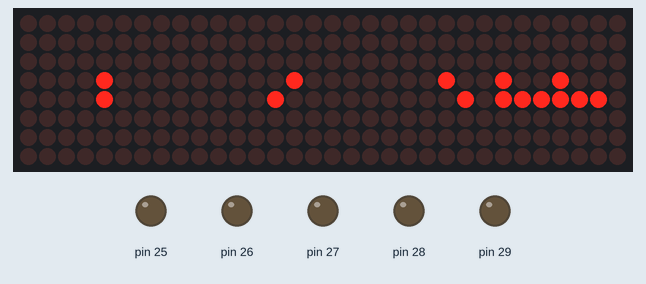
A sketch run on a simulated Arduino Mega 2560, built with avr-gcc and run on an emulated ATmega2560. On the bench: 32×8 LED matrix, output pins drawn as LEDs (lit = HIGH). Wiring (from diagram.json): 4 × MAX7219 LED driver: data pin 22; clock pin 23; CS pin 24. Pins used as bus, display or sensor lines are not drawn. At 1.8 s the program stops and its outputs stay as they are.

Above: at 0.1 s.
At 0.5 s:
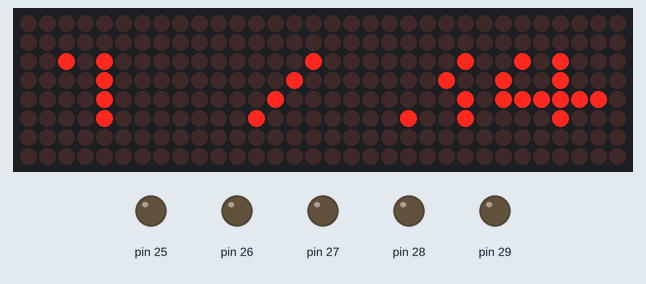
At 1.0 s:
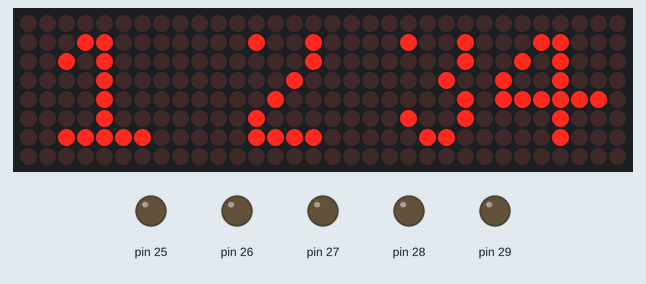
At 1.4 s:
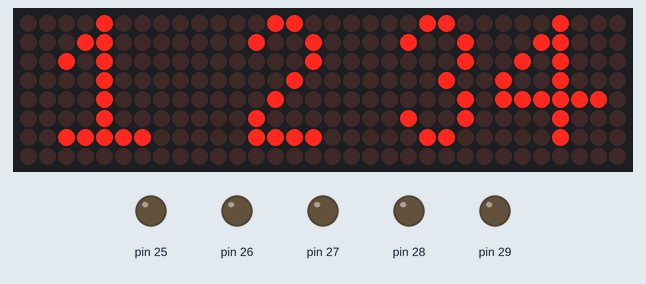

The sketch:

ETALVIS_Problem_16_08.ino
```cpp
//Embedded Systems programming - GPIO
//Dot Matrix Control Problems
//use max 7219-matrix DOTMATRIX
//use PORT A
//self Assessment set -16 Problem 08
//display "1234" by entering top half from bottom and bottom half from top simulataneously in 3 seconds

#include "max7219.h"
#include "font_digits.h"

void delay_ms(unsigned int ms) {
  for (unsigned int i = 0; i < ms; i++)
    for (volatile int j = 0; j < 1000; j++);
}

void setup(void) {
    max7219_init();

    for (unsigned char step = 0; step < 4; step++) {
        for (unsigned char row = 1; row <= 8; row++) {
            unsigned char d1 = 0, d2 = 0, d3 = 0, d4 = 0;

            // Top half: rows 1–4 enter from bottom
            if (row <= 4 && row >= (4 - step)) {
                d1 = digit1[row - 1];
                d2 = digit2[row - 1];
                d3 = digit3[row - 1];
                d4 = digit4[row - 1];
            }

            // Bottom half: rows 5–8 enter from top
            if (row >= 5 && row <= (5 + step)) {
                d1 = digit1[row - 1];
                d2 = digit2[row - 1];
                d3 = digit3[row - 1];
                d4 = digit4[row - 1];
            }

            max7219_send_row4(row, d4, d3, d2, d1);
        }
        delay_ms(375);  // 3 sec total / 8 steps ≈ 375 ms per step
    }
}

void loop(void) {
  while (1);  // Freeze final frame
}
```

font_digits.h
```cpp
#ifndef FONT_DIGITS_H
#define FONT_DIGITS_H
// Digit '1'
unsigned char digit1[8] = {
  0b00010000,
  0b00011000,
  0b00010100,
  0b00010000,
  0b00010000,
  0b00010000,
  0b01111100,
  0b00000000
};

// Digit '2'
unsigned char digit2[8] = {
  0b01100000,
  0b10010000,
  0b10000000,
  0b01000000,
  0b00100000,
  0b00010000,
  0b11110000,
  0b00000000
};

// Digit '3'
// Digit '3' — LSB on the left
unsigned char digit3[8] = {
  0b01100000,
  0b10010000,
  0b10000000,
  0b01000000,
  0b10000000,
  0b10010000,
  0b01100000,
  0b00000000
};

unsigned char digit4[8] = {
  0b00010000,
  0b00011000,
  0b00010100,
  0b00010010,
  0b01111110,
  0b00010000,
  0b00010000,
  0b00000000
};
#endif
```

max7219.c
```cpp
#include "max7219.h"

volatile char *porta = (volatile char *)0x22;
volatile char *ddra  = (volatile char *)0x21;

#define DIN_BIT  0
#define CLK_BIT  1
#define CS_BIT   2

void max7219_send_row4(unsigned char row, unsigned char d1, unsigned char d2,
                       unsigned char d3, unsigned char d4) {
    unsigned char data[4] = {d1, d2, d3, d4};

    *porta &= ~(1 << CS_BIT);
    for (char m = 3; m >= 0; m--) {
        unsigned int packet = (row << 8) | data[m];
        for (char i = 0; i < 16; i++) {
            if (packet & 0x8000)
                *porta |= (1 << DIN_BIT);
            else
                *porta &= ~(1 << DIN_BIT);
            *porta &= ~(1 << CLK_BIT);
            for (volatile int d = 0; d < 10; d++);
            *porta |= (1 << CLK_BIT);
            packet <<= 1;
        }
    }
    *porta |= (1 << CS_BIT);
}

void max7219_init(void) {
    *ddra = 0xFF;
    *porta = (1 << CS_BIT);

    for (char i = 0; i < 4; i++) {
        max7219_send_row4(0x0C, 0x01, 0x01, 0x01, 0x01);
        max7219_send_row4(0x09, 0x00, 0x00, 0x00, 0x00);
        max7219_send_row4(0x0A, 0x08, 0x08, 0x08, 0x08);
        max7219_send_row4(0x0B, 0x07, 0x07, 0x07, 0x07);
        max7219_send_row4(0x0F, 0x00, 0x00, 0x00, 0x00);
    }

    max7219_clear_all();
}

void max7219_clear_all(void) {
    for (unsigned char row = 1; row <= 8; row++)
        max7219_send_row4(row, 0x00, 0x00, 0x00, 0x00);
}
```

max7219.h
```cpp
#ifndef MAX7219_H
#define MAX7219_H

#ifdef __cplusplus
extern "C" {
#endif

void max7219_init(void);
void max7219_clear_all(void);
void max7219_send_row4(unsigned char row, unsigned char d1, unsigned char d2,
                       unsigned char d3, unsigned char d4);

#ifdef __cplusplus
}
#endif

#endif
```

Measured:
- what the display in image 1 shows lasts 0.4 s, from 0.5 s to 0.9 s
- what the display in image 2 shows lasts 0.5 s, from 0.9 s to 1.4 s
